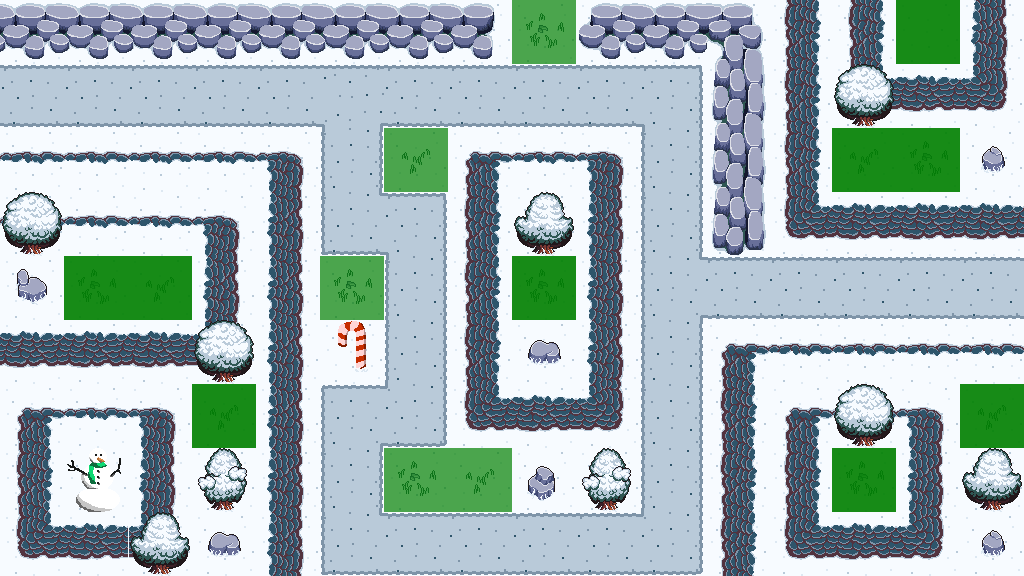

This is a level from a 2D game, rendered from its Tiled map with the project's own tilesets. A one-line summary and the complete map file follow:
An orthogonal 16x9 tile map with 64x64 px tiles, 8 tile layers (Terrain_Background, Terrain_Path, Terrain_Water, Terrain_Cliffs, ...), 3 tilesets and 1 object.

<map version="1.10" tiledversion="1.11.2" orientation="orthogonal" renderorder="right-down" width="16" height="9" tilewidth="64" tileheight="64" infinite="0" nextlayerid="23" nextobjectid="11">
 <editorsettings>
  <export target="../game/public/assets/map/TD-map-lvl16.json" format="json" />
 </editorsettings>
 <tileset firstgid="1" name="Solid_green" tilewidth="64" tileheight="64" tilecount="9" columns="3">
  <image source="../game/public/assets/Solid_green.png" width="200" height="200" />
 </tileset>
 <tileset firstgid="10" name="GrassTilesetWinter" tilewidth="64" tileheight="64" tilecount="272" columns="16">
  <image source="../game/public/assets/tilesets/GrassTilesetWinter.png" width="1024" height="1088" />
 </tileset>
 <tileset firstgid="282" name="AnimatedWaterWinter" tilewidth="64" tileheight="64" tilecount="490" columns="70">
  <image source="../game/public/assets/tilesets/AnimatedWaterWinter.png" width="4480" height="448" />
 </tileset>
 <layer id="14" name="Terrain_Background" width="16" height="9" locked="1">
  <data encoding="csv">
28,28,28,28,28,28,28,28,28,28,28,28,28,28,28,28,
28,28,28,28,28,28,28,28,28,28,28,28,28,28,28,28,
28,28,28,28,28,28,28,28,28,28,28,28,28,28,28,28,
28,28,28,28,28,28,28,28,28,28,28,28,28,28,28,28,
28,28,28,28,28,28,28,28,28,28,28,28,28,28,28,28,
28,28,28,28,28,28,28,28,28,28,28,28,28,28,28,28,
28,28,28,28,28,28,28,28,28,28,28,28,28,28,28,28,
28,28,28,28,28,28,28,28,28,28,28,28,28,28,28,28,
28,28,28,28,28,28,28,28,28,28,28,28,28,28,28,28
</data>
 </layer>
 <layer id="15" name="Terrain_Path" width="16" height="9">
  <data encoding="csv">
0,0,0,0,0,0,0,0,0,0,0,0,0,0,0,0,
32,32,32,32,32,268,32,32,32,32,33,0,0,0,0,0,
0,0,0,0,0,49,0,0,0,0,49,0,0,0,0,0,
0,0,0,0,0,63,33,0,0,0,49,0,0,0,0,0,
0,0,0,0,0,0,49,0,0,0,266,32,32,32,32,32,
0,0,0,0,0,0,49,0,0,0,49,0,0,0,0,0,
0,0,0,0,0,31,65,0,0,0,49,0,0,0,0,0,
0,0,0,0,0,47,0,0,0,0,47,0,0,0,0,0,
0,0,0,0,0,63,32,32,32,32,65,0,0,0,0,0
</data>
 </layer>
 <layer id="16" name="Terrain_Water" width="16" height="9">
  <data encoding="csv">
0,0,0,0,0,0,0,0,0,0,0,0,0,0,0,0,
0,0,0,0,0,0,0,0,0,0,0,0,0,0,0,0,
0,0,0,0,0,0,0,0,0,0,0,0,0,0,0,0,
0,0,0,0,0,0,0,0,0,0,0,0,0,0,0,0,
0,0,0,0,0,0,0,0,0,0,0,0,0,0,0,0,
0,0,0,0,0,0,0,0,0,0,0,0,0,0,0,0,
0,0,0,0,0,0,0,0,0,0,0,0,0,0,0,0,
0,0,0,0,0,0,0,0,0,0,0,0,0,0,0,0,
0,0,0,0,0,0,0,0,0,0,0,0,0,0,0,0
</data>
 </layer>
 <layer id="17" name="Terrain_Cliffs" width="16" height="9">
  <data encoding="csv">
0,0,0,0,0,0,0,0,0,0,0,0,127,127,128,129,
0,0,0,0,0,0,0,0,0,0,0,0,127,143,144,145,
112,112,112,112,113,0,0,111,112,113,0,0,127,0,0,0,
112,112,112,113,129,0,0,127,0,129,0,0,143,144,144,144,
0,0,128,129,129,0,0,127,0,129,0,0,0,0,0,0,
144,144,144,145,129,0,0,127,0,129,0,111,112,112,112,112,
111,112,113,0,129,0,0,143,144,145,0,127,111,112,113,0,
127,128,129,0,129,0,0,0,0,0,0,127,127,128,129,0,
143,144,145,0,129,0,0,0,0,0,0,127,143,144,145,0
</data>
 </layer>
 <layer id="18" name="Props" width="16" height="9">
  <data encoding="csv">
163,163,163,163,163,163,163,164,0,162,163,195,0,0,0,0,
0,0,0,0,0,0,0,0,0,0,0,193,0,0,0,0,
0,0,0,0,0,0,0,0,0,0,0,193,0,0,0,216,
0,0,0,0,0,0,0,0,0,0,0,209,0,0,0,0,
231,0,0,0,0,0,0,0,0,0,0,0,0,0,0,0,
0,0,0,0,0,0,0,0,215,0,0,0,0,0,0,0,
0,0,0,0,0,0,0,0,0,0,0,0,0,0,0,0,
0,0,0,0,0,0,0,0,232,0,0,0,0,0,0,0,
0,0,0,215,0,0,0,0,0,0,0,0,0,0,0,216
</data>
 </layer>
 <layer id="19" name="Details" width="16" height="9">
  <data encoding="csv">
0,0,0,0,0,0,0,0,166,0,0,0,0,0,0,0,
0,0,0,0,0,0,0,0,0,0,0,0,0,120,0,0,
0,0,0,0,0,0,165,0,0,0,0,0,0,165,166,0,
120,0,0,0,0,0,0,0,135,0,0,0,0,0,0,0,
0,166,165,0,0,166,0,0,166,0,0,0,0,0,0,0,
0,0,0,120,0,274,0,0,0,0,0,0,0,0,0,0,
0,0,0,165,0,0,0,0,0,0,0,0,0,120,0,165,
0,276,0,136,0,0,166,165,0,136,0,0,0,166,0,135,
0,0,135,0,0,0,0,0,0,0,0,0,0,0,0,0
</data>
 </layer>
 <objectgroup id="20" name="Waypoints">
  <object id="10" x="0" y="0">
   <polyline points="0,0 -74.6667,93.3333 672,94.6667 672,546.667 350.667,548 350.667,416 414.667,416 414.667,224 346.667,224 346.667,97.3333 669.333,97.3333 676,290.667 1121.33,289.333" />
  </object>
 </objectgroup>
 <layer id="21" name="Buildable" width="16" height="9" opacity="0.7">
  <data encoding="csv">
0,0,0,0,0,0,0,0,1,0,0,0,0,0,1,0,
0,0,0,0,0,0,0,0,0,0,0,0,0,0,0,0,
0,0,0,0,0,0,1,0,0,0,0,0,0,1,1,0,
0,0,0,0,0,0,0,0,0,0,0,0,0,0,0,0,
0,1,1,0,0,1,0,0,1,0,0,0,0,0,0,0,
0,0,0,0,0,0,0,0,0,0,0,0,0,0,0,0,
0,0,0,1,0,0,0,0,0,0,0,0,0,0,0,1,
0,0,0,0,0,0,1,1,0,0,0,0,0,1,0,0,
0,0,0,0,0,0,0,0,0,0,0,0,0,0,0,0
</data>
 </layer>
 <layer id="22" name="Highground" width="16" height="9" opacity="0.7">
  <data encoding="csv">
0,0,0,0,0,0,0,0,0,0,0,0,0,0,1,0,
0,0,0,0,0,0,0,0,0,0,0,0,0,0,0,0,
0,0,0,0,0,0,0,0,0,0,0,0,0,1,1,0,
0,0,0,0,0,0,0,0,0,0,0,0,0,0,0,0,
0,1,1,0,0,0,0,0,1,0,0,0,0,0,0,0,
0,0,0,0,0,0,0,0,0,0,0,0,0,0,0,0,
0,0,0,1,0,0,0,0,0,0,0,0,0,0,0,1,
0,0,0,0,0,0,0,0,0,0,0,0,0,1,0,0,
0,0,0,0,0,0,0,0,0,0,0,0,0,0,0,0
</data>
 </layer>
</map>
